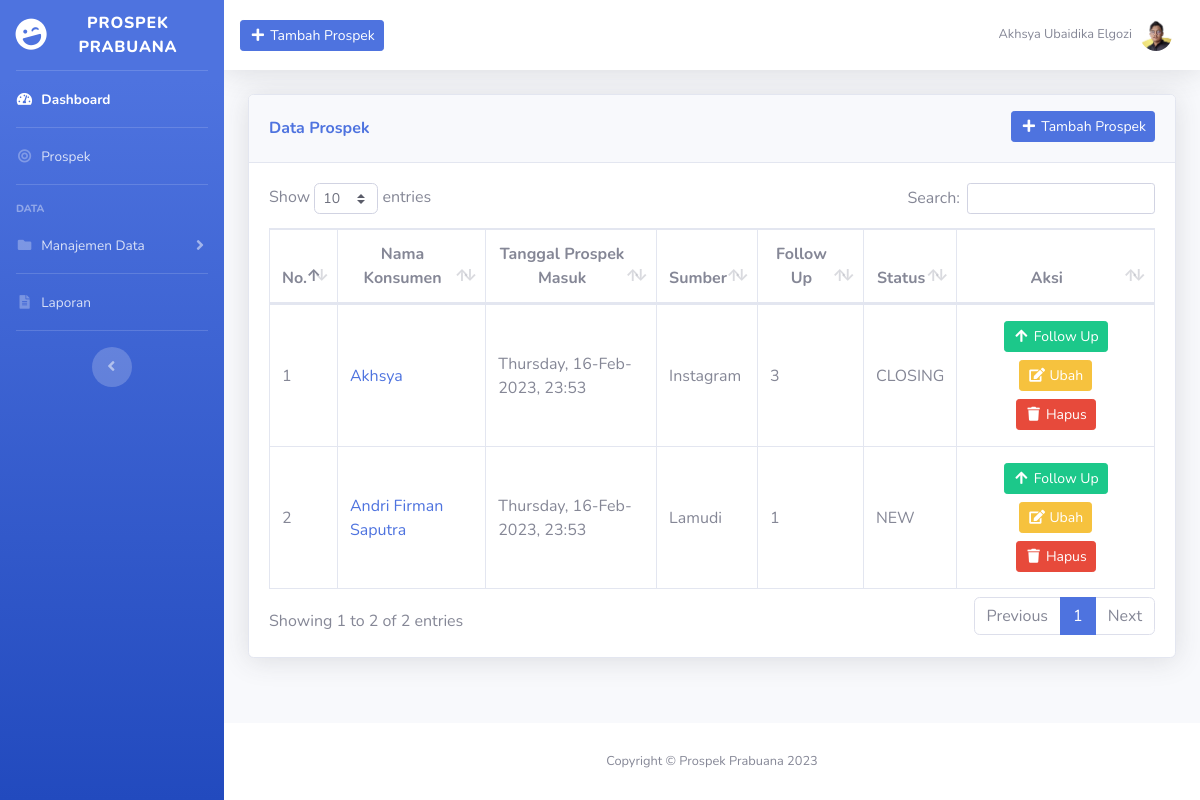
The app's page /prospek.php, older data.
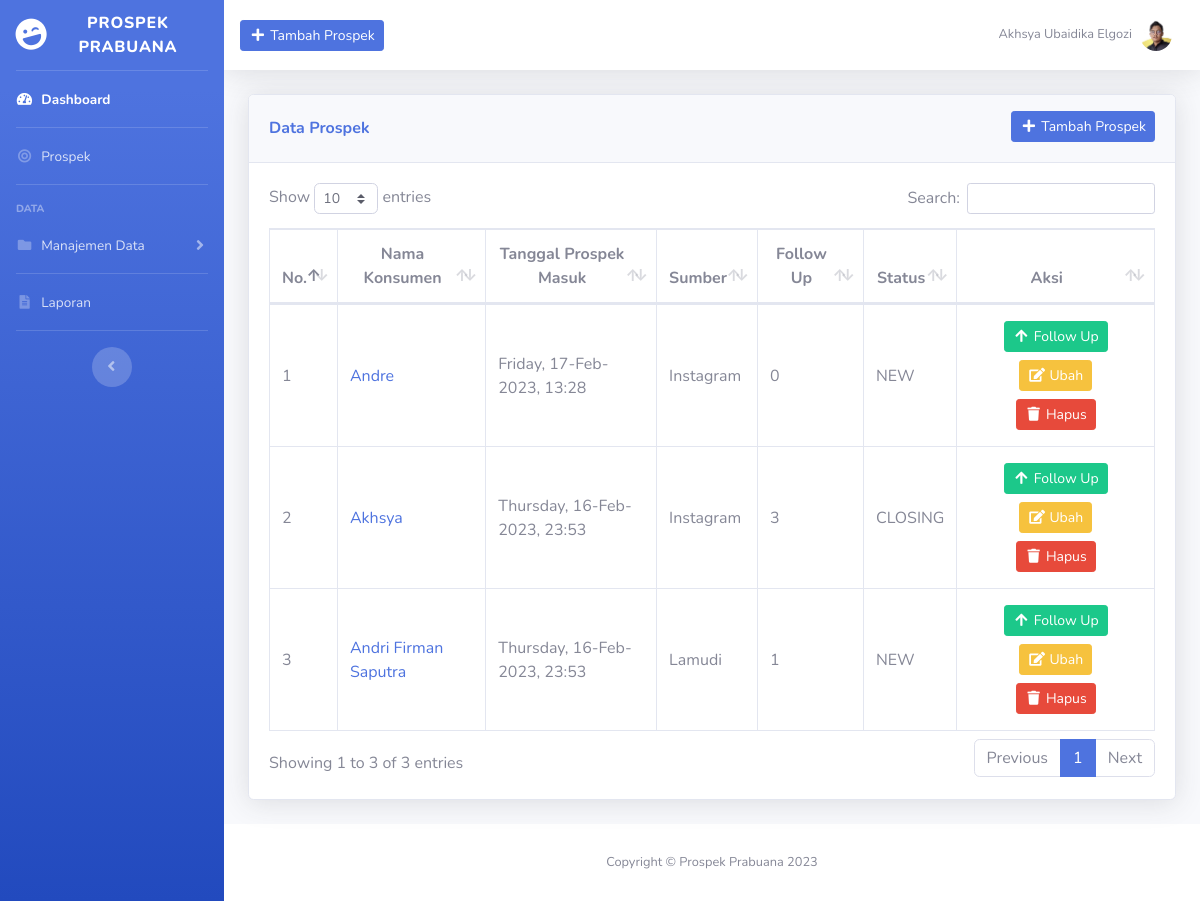
The same page, newer data.
### tables this page shows
CREATE TABLE `prospek` (
  `id_prospek` int(11) NOT NULL,
  `tanggal_prospek_masuk` datetime NOT NULL,
  `id_konsumen` int(11) NOT NULL,
  `id_status` int(11) NOT NULL,
  `id_sumber` int(11) NOT NULL
);

CREATE TABLE `konsumen` (
  `id_konsumen` int(11) NOT NULL,
  `nama_konsumen` varchar(50) NOT NULL,
  `jenis_kelamin` enum('pria','wanita') NOT NULL,
  `alamat` text DEFAULT NULL,
  `nik` varchar(16) DEFAULT NULL,
  `npwp` varchar(20) DEFAULT NULL,
  `whatsapp` varchar(30) NOT NULL,
  `instagram` varchar(30) DEFAULT NULL,
  `email` varchar(100) DEFAULT NULL,
  `pekerjaan` enum('pegawai / karyawan','profesional','wiraswasta / swasta / pemilik') NOT NULL,
  `gaji` int(11) DEFAULT NULL,
  `upload_ktp` text DEFAULT NULL
);

CREATE TABLE `sumber` (
  `id_sumber` int(11) NOT NULL,
  `sumber` varchar(50) NOT NULL,
  `warna_hex` varchar(10) NOT NULL
);

CREATE TABLE `status` (
  `id_status` int(11) NOT NULL,
  `status` varchar(10) NOT NULL
);

### prospek.php (the view, shortened to what this page needs)
<?php
    require_once 'koneksi.php';
    $prospek = mysqli_query($koneksi, "SELECT * FROM prospek
    INNER JOIN konsumen ON prospek.id_konsumen = konsumen.id_konsumen
    INNER JOIN status ON prospek.id_status = status.id_status
    INNER JOIN sumber ON prospek.id_sumber = sumber.id_sumber
    ORDER BY prospek.id_prospek DESC");
?>
<!DOCTYPE html>
<html lang="en">
<head>
    <?php include_once 'include/head.php'; ?>
</head>
<body id="page-top">
    <div id="wrapper">
        <?php include_once 'include/sidebar.php'; ?>
        <div id="content-wrapper" class="d-flex flex-column">
            <div id="content">
                <?php include_once 'include/topbar.php'; ?>
                <div class="container-fluid">
                    <div class="align-items-center justify-content-between mb-4">
                        <div class="card shadow mb-4">
                            <div class="card-header py-3">
                                <div class="row">
                                    <div class="col head-left">
                                        <h6 class="mt-2 font-weight-bold text-primary">Data Prospek</h6>
                                    </div>
                                    <div class="col head-right">
                                        <button type="button" class="btn btn-sm btn-primary"  data-toggle="modal" data-target="#tambahProspekModal"><i class="fas fa-fw fa-plus"></i> Tambah Prospek</button>
                                    </div>
                                </div>
                            </div>
                            <div class="card-body">
                                <div class="table-responsive">
                                    <table class="table table-bordered" id="dataTable" cellspacing="0">
                                        <thead>
                                            <tr class="text-center">
                                                <th>No.</th>
                                                <th>Nama Konsumen</th>
                                                <th>Tanggal Prospek Masuk</th>
                                                <th>Sumber</th>
                                                <th>Follow Up</th>
                                                <th>Status</th>
                                                <th>Aksi</th>
                                            </tr>
                                        </thead>
                                        <tbody>
                                            <?php $i = 1; ?>
                                            <?php foreach ($prospek as $dp): ?>
                                                <tr>
                                                    <td class="align-middle"><?= $i++; ?></td>
                                                    <td class="align-middle"><a href="detail_konsumen.php?id_konsumen=<?= $dp['id_konsumen']; ?>"><?= $dp['nama_konsumen']; ?></a></td>
                                                    <td class="align-middle"><?= date("l, d-M-Y, H:i", strtotime($dp['tanggal_prospek_masuk'])); ?></td>
                                                    <td class="align-middle"><?= $dp['sumber']; ?></td>
                                                    <td class="align-middle">
                                                        <?php
                                                            $id_prospek = $dp['id_prospek'];
                                                            $jml_follow_up = mysqli_query($koneksi, "SELECT count(*) as jml_follow_up FROM follow_up WHERE id_prospek = '$id_prospek'");
                                                            $data_jml_follow_up = mysqli_fetch_assoc($jml_follow_up);
                                                            echo $data_jml_follow_up['jml_follow_up'];
                                                        ?>
                                                    </td>
                                                    <td class="align-middle"><?= $dp['status']; ?></td>
                                                    <td class="text-center align-middle">
                                                        <a class="btn btn-sm btn-success text-white m-1" href="follow_up.php?id_prospek=<?= $dp['id_prospek']; ?>"><i class="fas fa-fw fa-arrow-up"></i> Follow Up</a>
                                                        <a class="btn btn-sm btn-warning text-white m-1" data-toggle="modal" data-target="#ubahProspekModal<?= $dp['id_prospek']; ?>"><i class="fas fa-fw fa-edit"></i> Ubah</a>
                                                        <a data-nama="<?= $dp['nama_konsumen']; ?>" class="btn-delete btn btn-sm btn-danger text-white m-1" href="hapus_prospek.php?id_prospek=<?= $dp['id_prospek']; ?>"><i class="fas fa-fw fa-trash"></i> Hapus</a>
                                                    </td>
                                                </tr>
                                            <?php endforeach ?>
                                        </tbody>
                                    </table>
                                </div>
                            </div>
                        </div>
                    </div>
                </div>
            </div>
            <?php include_once 'include/footer.php'; ?>
        </div>
    </div>
</body>
</html>

### include/head.php (shortened to what this page needs)
<link href="vendor/fontawesome-free/css/all.min.css" rel="stylesheet" type="text/css">
<link href="vendor/datatables/dataTables.bootstrap4.min.css" rel="stylesheet">
<link href="css/sb-admin-2.min.css" rel="stylesheet">
<link rel="stylesheet" href="css/style.css">

### include/sidebar.php (shortened to what this page needs)
<ul class="navbar-nav bg-gradient-primary sidebar sidebar-dark accordion" id="accordionSidebar">
    <a class="sidebar-brand d-flex align-items-center justify-content-center" href="index.php">
        <div class="sidebar-brand-icon rotate-n-15">
            <i class="fas fa-laugh-wink"></i>
        </div>
        <div class="sidebar-brand-text mx-3">Prospek Prabuana</div>
    </a>
    <hr class="sidebar-divider my-0">
    <li class="nav-item active">
        <a class="nav-link" href="index.php">
            <i class="fas fa-fw fa-tachometer-alt"></i>
            <span>Dashboard</span>
        </a>
    </li>
    <hr class="sidebar-divider my-0">
    <li class="nav-item">
        <a class="nav-link" href="prospek.php">
            <i class="fas fa-fw fa-bullseye"></i>
            <span>Prospek</span></a>
    </li>
    <hr class="sidebar-divider">
    <div class="sidebar-heading">
        Data
    </div>
    <li class="nav-item">
        <a class="nav-link collapsed" href="#" data-toggle="collapse" data-target="#collapsePages"
            aria-expanded="true" aria-controls="collapsePages">
            <i class="fas fa-fw fa-folder"></i>
            <span>Manajemen Data</span>
        </a>
    </li>
    <hr class="sidebar-divider my-0">
    <li class="nav-item">
        <a class="nav-link" href="laporan.php">
            <i class="fas fa-fw fa-file-alt"></i>
            <span>Laporan</span></a>
    </li>
    <hr class="sidebar-divider d-none d-md-block">
    <div class="text-center d-none d-md-inline">
        <button class="rounded-circle border-0" id="sidebarToggle"></button>
    </div>
</ul>

### include/topbar.php (shortened to what this page needs)
<nav class="navbar navbar-expand navbar-light bg-white topbar mb-4 static-top shadow">
    <a href="konsumen.php?btn=tambahKonsumenModal" class="btn btn-sm btn-primary"><i class="fas fa-fw fa-plus"></i> Tambah Prospek</a>
    <ul class="navbar-nav ml-auto">
        <li class="nav-item dropdown no-arrow">
            <a class="nav-link dropdown-toggle" href="#" id="userDropdown" role="button"
                data-toggle="dropdown" aria-haspopup="true" aria-expanded="false">
                <span class="mr-2 d-none d-lg-inline text-gray-600 small">Akhsya Ubaidika Elgozi</span>
                <img class="img-profile rounded-circle"
                    src="img/user.jpg">
            </a>
        </li>
    </ul>
</nav>

### include/footer.php
<footer class="sticky-footer bg-white">
    <div class="container my-auto">
        <div class="copyright text-center my-auto">
            <span>Copyright &copy; Prospek Prabuana 2023</span>
        </div>
    </div>
</footer>

### css/style.css (style rules this page uses)
.head-left { text-align: left; }
.head-right { text-align: right; }

Row changes from the older to the newer data that the page shows:
added prospek: id_konsumen.nama_konsumen "Andre", tanggal_prospek_masuk "Friday, 17-Feb-2023, 13:28", id_sumber.sumber "Instagram", jml_follow_up "0", id_status.status "NEW"
Text that changed along with them:
text written by a page script: "Show entries Search: Showing 1 to 2 of 2 entries Previous 1 Next" → "Show entries Search: Showing 1 to 3 of 3 entries Previous 1 Next"
